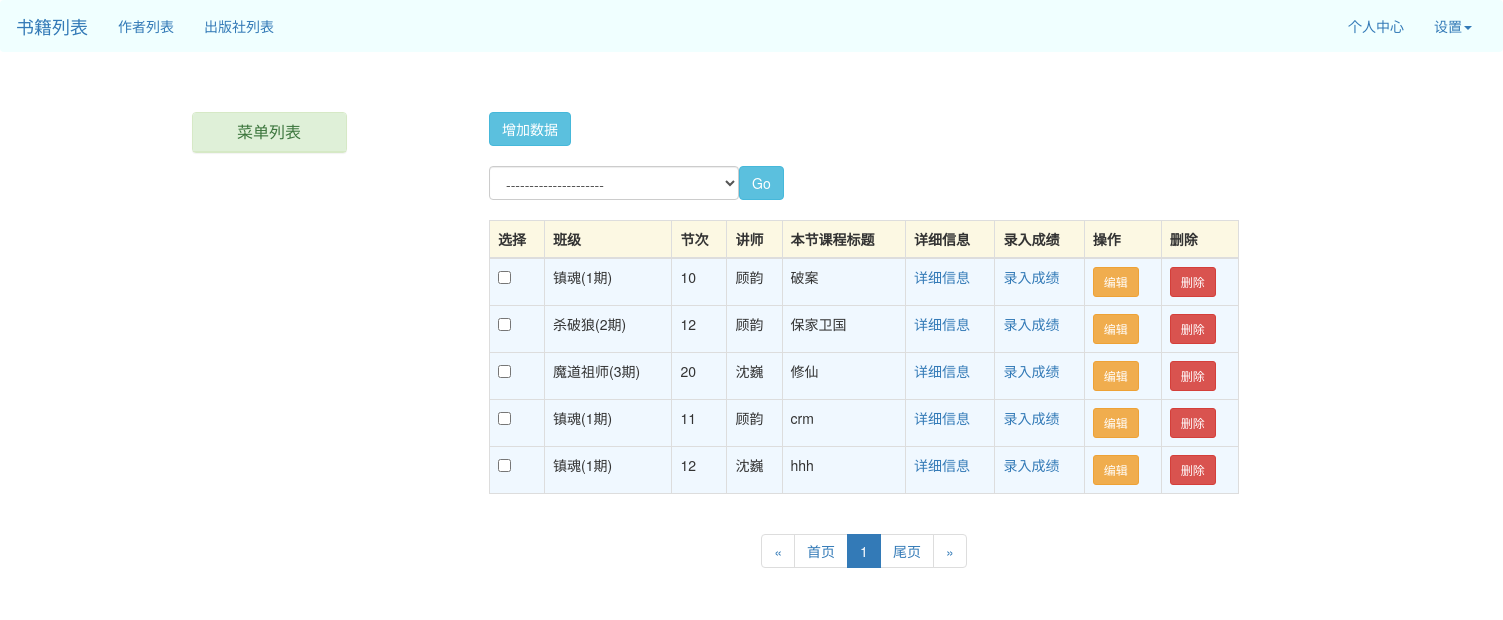
The app's page /stark/app01/classstudyrecord/ with its own data.
### app01/models.py (models this page shows, shortened)
class ClassList(models.Model):
    school = models.ForeignKey(verbose_name='校区', to='School')
    course = models.ForeignKey(verbose_name='课程名称', to='Course')
    semester = models.IntegerField(verbose_name="班级(期)")
    price = models.IntegerField(verbose_name="学费")
    start_date = models.DateField(verbose_name="开班日期")
    graduate_date = models.DateField(verbose_name="结业日期", null=True, blank=True)
    memo = models.CharField(verbose_name='说明', max_length=256, blank=True, null=True, )
    teachers = models.ManyToManyField(verbose_name='任课老师', to='UserInfo',
                                      limit_choices_to={"depart_id__in": [100, 101]}
                                      )
    tutor = models.ForeignKey(verbose_name='班主任', to='UserInfo', related_name="class_list",
                              limit_choices_to={"depart_id": 102}
                              )
    def __str__(self):
        return "{0}({1}期)".format(self.course.name, self.semester)

class Course(models.Model):
    name = models.CharField(verbose_name='课程名称', max_length=32)

class UserInfo(models.Model):
    name = models.CharField(verbose_name='员工姓名', max_length=16)
    gender = models.IntegerField(choices=((1, "男"), (2, "女")))
    email = models.EmailField(verbose_name='邮箱', max_length=64)
    depart = models.ForeignKey(verbose_name='部门', to="Department", to_field="code",on_delete=models.CASCADE)
    user = models.OneToOneField(User)
    def __str__(self):
        return self.name

class ClassStudyRecord(models.Model):
    class_obj = models.ForeignKey(verbose_name="班级", to="ClassList")
    day_num = models.IntegerField(verbose_name="节次", help_text=u"此处填写第几节课或第几天课程...,必须为数字")
    teacher = models.ForeignKey(verbose_name="讲师", to='UserInfo', limit_choices_to={"depart_id__in": [103, 102]})
    date = models.DateField(verbose_name="上课日期", auto_now_add=True)
    course_title = models.CharField(verbose_name='本节课程标题', max_length=64, blank=True, null=True)
    course_memo = models.TextField(verbose_name='本节课程内容概要', blank=True, null=True)
    has_homework = models.BooleanField(default=True, verbose_name="本节有作业")
    homework_title = models.CharField(verbose_name='本节作业标题', max_length=64, blank=True, null=True)
    homework_memo = models.TextField(verbose_name='作业描述', max_length=500, blank=True, null=True)
    exam = models.TextField(verbose_name='踩分点', max_length=300, blank=True, null=True)

### stark/service/sites.py (the view, shortened to what this page needs)
    def listview(self, request):
        data_list = self.model.objects.all()
        add_url = self.get_add_url()
        search_condition = self.get_search_condition(request)
        filter_condition = self.get_filter_condition(request)
        data_list = data_list.filter(search_condition).filter(filter_condition)
        showlist = ShowList(self, data_list, request)
        showlist.get_list_filter()
        return render(request, "stark/list_view.html", locals())

### app01/stark.py (called while the page is built)
    def handle_score(self, obj=None, is_header=False):
        if is_header:
            return "录入成绩"
        return mark_safe("<a href='/stark/app01/classstudyrecord/%s/record_score/'>录入成绩</a>" % (obj.pk))

    def display_info(self, obj=None, is_header=False):
        if is_header:
            return "详细信息"
        return mark_safe("<a href='/stark/app01/studentstudyrecord/?classstudyrecord=%s'>详细信息</a>" % obj.pk)

### stark/service/sites.py (called while the page is built, shortened)
    def get_new_actions(self):
        temp = []
        temp.extend(self.config_obj.actions)
        temp.append(self.config_obj.patch_delete)
        new_actions = []
        for func in temp:
            new_actions.append({
                "text":func.desc,
                "name":func.__name__
            })
        return new_actions

    def get_headers(self):
        header_list = []
        for field_or_func in self.config_obj.new_list_display():  # 依然循环["title","price","publish",edit]
            if callable(field_or_func):
                val = field_or_func(self.config_obj, is_header=True)
            else:
                if field_or_func == "__str__":
                    val = self.config_obj.model._meta.model_name.upper()
                else:
                    field_obj = self.config_obj.model._meta.get_field(field_or_func)
                    val = field_obj.verbose_name
            header_list.append(val)
        return header_list

    def get_list_filter(self):
        list_filter_links = {}
        return list_filter_links

    def get_add_url(self):
        url_name = "%s_%s_add" % (self.app_label, self.model_name)
        _url = reverse(url_name)
        return _url

    def get_change_url(self, obj):
        url_name = "%s_%s_change" % (self.app_label, self.model_name)
        _url = reverse(url_name, args=(obj.pk,))
        return _url

    def get_delete_url(self, obj):
        url_name = "%s_%s_delete" % (self.app_label, self.model_name)
        _url = reverse(url_name, args=(obj.pk,))
        return _url

    def edit(self, obj=None, is_header=False):
        if is_header:
            return "操作"
        return mark_safe("<a href='%s' class='btn btn-warning btn-sm'>编辑</a>" % self.get_change_url(obj))

    def delete(self, obj=None, is_header=False):
        if is_header:
            return "删除"
        return mark_safe("<a href='%s' class='btn btn-danger btn-sm'>删除</a>" % self.get_delete_url(obj))

### stark/utils/page.py (called while the page is built)
    @property
    def start(self):
        return self.page_start_num

    @property
    def end(self):
        return self.page_end_num

### stark/templates/stark/list_view.html (shortened to what this page needs)
{% extends "stark/base.html" %}
{% block content %}
    <div class="container" style="margin-top: 40px;">
    <div class="row">
        {% if showlist.config_obj.list_filter %}
        <div class="col-md-6 ">
        {% else %}
        <div class="col-md-8 ">
        {% endif %}
            <div>
                <a href="{{ add_url }}" class="btn btn-info" style="margin-bottom: 20px;">增加数据</a>
            </div>
            <form action="" method="post">
                <select name="action" class="form-control form-inline pull-left"
                        style="width: 250px;display: inline-block">
                    <option value="">---------------------</option>
                </select>
                <button class="btn btn-info" style="margin-bottom: 20px;">Go</button>
                <table class="table table-striped table-bordered table-hover">
                    <thead>
                    <tr class="warning">
                        {% for item in showlist.get_headers %}
                            <th>{{ item }}</th>
                        {% endfor %}
                    </tr>
                    </thead>
                    <tbody>
                    {% for data in showlist.get_body %}
                        <tr style="background-color: aliceblue">
                            {% for item in data %}
                                <td>{{ item }}</td>
                            {% endfor %}
                        </tr>
                    {% endfor %}
                    </tbody>
                </table>
            </form>
            <div style="text-align: center">
                {{ showlist.pagination.ret_html|safe }}
            </div>
        </div>
    </div>
</div>
</div>
{% endblock content %}

### stark/static/css/list_view.css (style rules this page uses)
.active { color: red; }

### records on screen
ClassList: course+semester "镇魂(1期)", data "10" "详细信息" "录入成绩" "编辑" "删除" "11" "详细信息" "录入成绩" "编辑" "删除" "12" "详细信息" "录入成绩" "编辑" "删除"
UserInfo: name "顾韵"
ClassStudyRecord: data "破案"
ClassList: course+semester "杀破狼(2期)", data "12" "详细信息" "录入成绩" "编辑" "删除"
ClassStudyRecord: data "保家卫国"
ClassList: course+semester "魔道祖师(3期)", data "20" "详细信息" "录入成绩" "编辑" "删除"
UserInfo: name "沈巍"
ClassStudyRecord: data "修仙"
ClassStudyRecord: data "crm"
ClassStudyRecord: data "hhh"

### other values on screen
{{ item }} "选择" "班级" "节次" "讲师" "本节课程标题" "详细信息" "录入成绩" "操作" "删除"
{{ showlist.pagination.ret_html|safe }} "« 首页 1 尾页 »"
